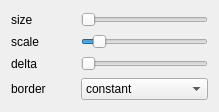
<?xml version="1.0" encoding="UTF-8"?>
<ui version="4.0">
 <class>DialogLaplacian</class>
 <widget class="QDialog" name="DialogLaplacian">
  <property name="geometry">
   <rect>
    <x>0</x>
    <y>0</y>
    <width>219</width>
    <height>112</height>
   </rect>
  </property>
  <property name="windowTitle">
   <string>Dialog</string>
  </property>
  <layout class="QGridLayout" name="gridLayout" columnstretch="1,2">
   <item row="0" column="0">
    <widget class="QLabel" name="label">
     <property name="text">
      <string>size</string>
     </property>
    </widget>
   </item>
   <item row="0" column="1">
    <widget class="QSlider" name="sliderSize">
     <property name="minimum">
      <number>3</number>
     </property>
     <property name="maximum">
      <number>23</number>
     </property>
     <property name="singleStep">
      <number>2</number>
     </property>
     <property name="orientation">
      <enum>Qt::Horizontal</enum>
     </property>
    </widget>
   </item>
   <item row="1" column="0">
    <widget class="QLabel" name="label_2">
     <property name="text">
      <string>scale</string>
     </property>
    </widget>
   </item>
   <item row="1" column="1">
    <widget class="QSlider" name="sliderScale">
     <property name="minimum">
      <number>1</number>
     </property>
     <property name="maximum">
      <number>1000</number>
     </property>
     <property name="sliderPosition">
      <number>100</number>
     </property>
     <property name="orientation">
      <enum>Qt::Horizontal</enum>
     </property>
    </widget>
   </item>
   <item row="2" column="0">
    <widget class="QLabel" name="label_3">
     <property name="text">
      <string>delta</string>
     </property>
    </widget>
   </item>
   <item row="2" column="1">
    <widget class="QSlider" name="sliderDelta">
     <property name="maximum">
      <number>25500</number>
     </property>
     <property name="singleStep">
      <number>10</number>
     </property>
     <property name="orientation">
      <enum>Qt::Horizontal</enum>
     </property>
    </widget>
   </item>
   <item row="3" column="0">
    <widget class="QLabel" name="label_4">
     <property name="text">
      <string>border</string>
     </property>
    </widget>
   </item>
   <item row="3" column="1">
    <widget class="QComboBox" name="cBxBorder">
     <item>
      <property name="text">
       <string>constant</string>
      </property>
     </item>
     <item>
      <property name="text">
       <string>replicate</string>
      </property>
     </item>
     <item>
      <property name="text">
       <string>reflect</string>
      </property>
     </item>
     <item>
      <property name="text">
       <string>reflect_101</string>
      </property>
     </item>
    </widget>
   </item>
  </layout>
 </widget>
 <resources/>
 <connections/>
</ui>
